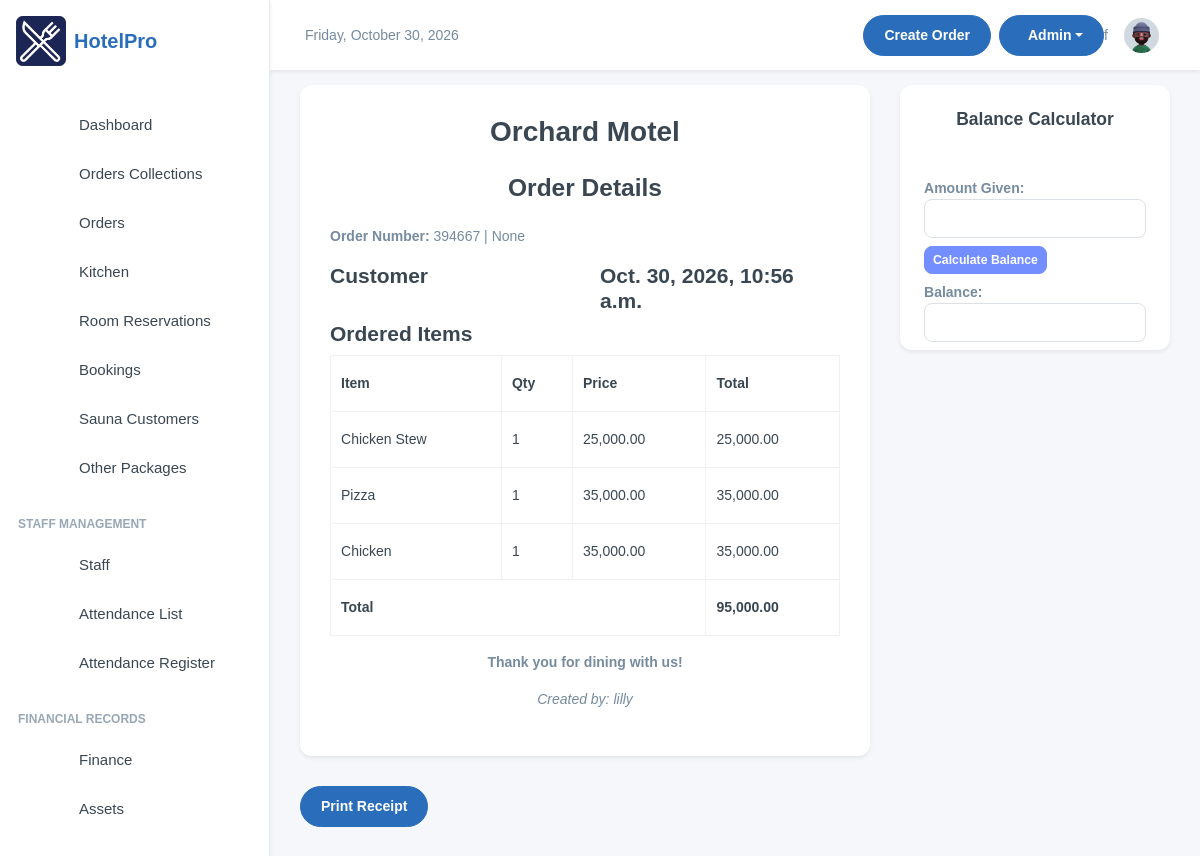
The page /manager/orders_transactions/16/ (signed in) on the database its author committed.
### inventory/models.py (models this page shows, shortened)
class OrderTransaction(models.Model):
    pay_mode = (
        ("NO PAYMENT", "NO PAYMENT"),
        ("CASH", "CASH"),
        ("MOMO PAY", "MOMO PAY"),
        ("AIRTEL PAY", "AIRTEL PAY"),
        ("INVOICE", "INVOICE"),
        ("ON ACCOMMODATION", "ON ACCOMMODATION"),
    )
    random_id = models.CharField(max_length=6, unique=True, editable=False, default=generate_random_id)
    customer_name = models.CharField(max_length=255, blank=True, null=True, default="Customer")
    served_by = models.CharField(
        max_length=255, blank=True, null=True, default="Waitress")
    dining_area = models.ForeignKey(DiningArea, on_delete=models.SET_NULL, null=True, blank=True)
    table = models.ForeignKey(Table, on_delete=models.SET_NULL, null=True, blank=True )
    special_notes = models.TextField(default="Null")
    created = models.DateTimeField(default=now, blank=True, null=True)
    payment_mode = models.CharField(default="NO PAYMENT", max_length=50, choices=pay_mode)
    transaction_id = models.CharField(blank=True, null=True, max_length=100, help_text="Transaction ID / Invoice Number")
    created_by = models.ForeignKey(User, on_delete=models.SET_NULL, null=True, blank=True)
    updated = models.DateField(auto_now=True, blank=True, null=True)
    class Meta:
        ordering = ['-created']

class OrderItem(models.Model):
    ORDER_TYPE_CHOICES = [
        ('Dine-In', 'Dine-In'),
        ('Take-Away', 'Take-Away'),
    ]
    SPECIAL_NOTES_CHOICES = [
        ('nothing', 'Nothing'),
        ('strongly spiced', 'Strongly Spiced'),
        ('midly spiced', 'Mildly Spiced'),
        ('chips', 'Chips'),
        ('rice', 'Rice'),
        ('posho', 'Posho'),
        ('rice_posho', 'Rice + Posho'),
        ('chips_rice', 'Chips + Rice'),
        ('chips_posho', 'Chips + Posho'),
    ]
    order = models.ForeignKey('OrderTransaction', on_delete=models.CASCADE, related_name='order_items')
    menu_item = models.ForeignKey('MenuItem', on_delete=models.CASCADE, null=True, blank=True)
    order_date = models.DateTimeField(auto_now_add=True)
    customer_name = models.CharField(max_length=255, blank=True, null=True, default="Customer")
    dining_area = models.ForeignKey('DiningArea', on_delete=models.SET_NULL, null=True, blank=True)
    table = models.ForeignKey('Table', on_delete=models.SET_NULL, null=True, blank=True)
    unit_price = models.DecimalField(max_digits=10, decimal_places=2, null=True, blank=True)
    total_price = models.DecimalField(max_digits=10, decimal_places=2, default=Decimal('0.00'))
    quantity = models.IntegerField(blank=True, null=True)
    status = models.CharField(
        max_length=50,
        choices=[('Pending', 'Pending'), ('Preparing', 'Preparing'), ('Cooked', 'Completed'), ('Served', 'Served'), ('Cancelled', 'Cancelled')],
        default='Pending'
    )
    special_notes = models.CharField(
        max_length=50,
        choices=SPECIAL_NOTES_CHOICES,
        default="nothing",
        blank=True,
        null=True
    )
    order_type = models.CharField(
        max_length=10,
        choices=ORDER_TYPE_CHOICES,
        default='Dine-In'
    )
    updated = models.DateTimeField(auto_now=True, blank=True, null=True)
    class Meta:
        verbose_name = 'Order Item'
        verbose_name_plural = 'Order Items'
        ordering = ['-order_date']

class MenuItem(models.Model):
    category = models.ForeignKey(Category, on_delete=models.CASCADE, related_name="menu_items")
    name = models.CharField(max_length=100)
    description = models.TextField()
    price = models.DecimalField(max_digits=10, decimal_places=2, default=Decimal('0.00'))
    is_available = models.BooleanField(default=True)
    image_url = models.ImageField(blank=True, null=True, upload_to="menu_items")
    class Meta:
        ordering = ['name']

### inventory/views.py (the view)
# urls.py: path('orders_transactions/<str:id>/', views.getOrderTransaction, name='get_orderTransaction'),
@login_required
def getOrderTransaction(request, id):
    order = get_object_or_404(OrderTransaction, id=id)
    settings = Setting.objects.first()
    order_items = OrderItem.objects.filter(order=order).exclude(status='Cancelled')
    total_price = sum(item.total_price for item in order_items)
    return render(request, "getordertransactions.html", {
        'order': order,
        'order_items': order_items,
        'total_price': total_price,
        'setting': settings
    })

### inventory/templates/getordertransactions.html (shortened to what this page needs)
{% extends 'base.html' %}
{% load humanize %}
{% block content %}
<div class="">
    <div class="card-body">
        <div class="row">
            <div id="receipt" class="col-md-8 mx-auto">
                <div class="card">
                    <div class="card-body">
                        <div>
                            <h2 class="text-center mb-4">Orchard Motel</h2>
                        </div>
                        <h3 class="text-center mb-4">Order Details</h3>
                        <p><strong>Order Number:</strong> {{ order.random_id }} | {{ order.table }}</p>
                        <div class="row">
                            <div class="col-6">
                                <h4>{{ order.customer_name }}</h4>
                            </div>
                            <div class="col-6 text-right">
                                <h4>{{ order.created }}</h4>
                            </div>
                        </div>
                        <h4>Ordered Items</h4>
                        <table class="table table-bordered">
                            <thead>
                                <tr>
                                    <th>Item</th>
                                    <th>Qty</th>
                                    <th>Price</th>
                                    <th>Total</th>
                                </tr>
                            </thead>
                            <tbody>
                                {% for item in order_items %}
                                <tr>
                                    <td>{{ item.menu_item.name }}</td>
                                    <td>{{ item.quantity }}</td>
                                    <td>{{ item.unit_price|intcomma }}</td>
                                    <td>{{ item.total_price|intcomma }}</td>
                                </tr>
                                {% endfor %}
                                <tr>
                                    <td colspan="3" class="text-right"><strong>Total</strong></td>
                                    <td><strong>{{ total_price|intcomma }}</strong></td>
                                </tr>
                            </tbody>
                        </table>
                        <div class="text-center">
                            <p><strong>Thank you for dining with us!</strong></p>
                            <p><em>Created by: {{ order.created_by.username }}</em></p>
                        </div>
                    </div>
                </div>
                <div class="row mt-3">
                    <div class="col-auto">
                        <button onclick="printReceiptDiv()" class="btn btn-primary no-print">Print Receipt</button>
                    </div>
                </div>
            </div>
            <div class="col-md-4">
                <div class="card">
                    <h5 class="text-center my-4">Balance Calculator</h5>
                    <div class="mx-4">
                        <div class="mt-4">
                            <label class="fw-bold" for="amountGiven">Amount Given:</label>
                            <input type="number" id="amountGiven" class="form-control">
                        </div>
                        <div class="mt-2">
                            <button type="button" class="btn btn-sm btn-primary" onclick="calculateBalance()" disabled>
                                Calculate Balance
                            </button>
                        </div>
                        <div class="my-2">
                            <label class="fw-bold" for="balance">Balance:</label>
                            <input type="text" id="balance" class="form-control" readonly>
                        </div>
                    </div>
                </div>
            </div>
        </div>
    </div>
</div>
{% endblock content %}

### templates/base.html (style rules this page uses)
:root { --primary-color: #2A6EBB; --secondary-color: #F8F9FA; --accent-color: #FFD700; --text-color: #333333; --success-color: #28a745; --danger-color: #dc3545; --warning-color: #ffc107; --info-color: #17a2b8; }
body { font-family: 'Poppins', sans-serif; background-color: #f5f7fa; }
.btn-primary { background-color: var(--primary-color); border-color: var(--primary-color); }
.card { border-radius: 0.75rem; border: none; box-shadow: 0 0.125rem 0.25rem rgba(0, 0, 0, 0.075); transition: transform 0.2s ease-in-out, box-shadow 0.2s ease-in-out; }

### rows shown on the page
OrderTransaction: random_id "394667", table "None", customer_name "Customer", created "Oct. 30, 2026, 10:56 a.m.", created_by.username "lilly"
OrderItem: menu_item.name "Chicken Stew", quantity "1", unit_price "25,000.00", total_price "25,000.00"
OrderItem: menu_item.name "Pizza", quantity "1", unit_price "35,000.00", total_price "35,000.00"
OrderItem: menu_item.name "Chicken", quantity "1", unit_price "35,000.00", total_price "35,000.00"

### other values the page prints
{{ total_price|intcomma }} "95,000.00"
